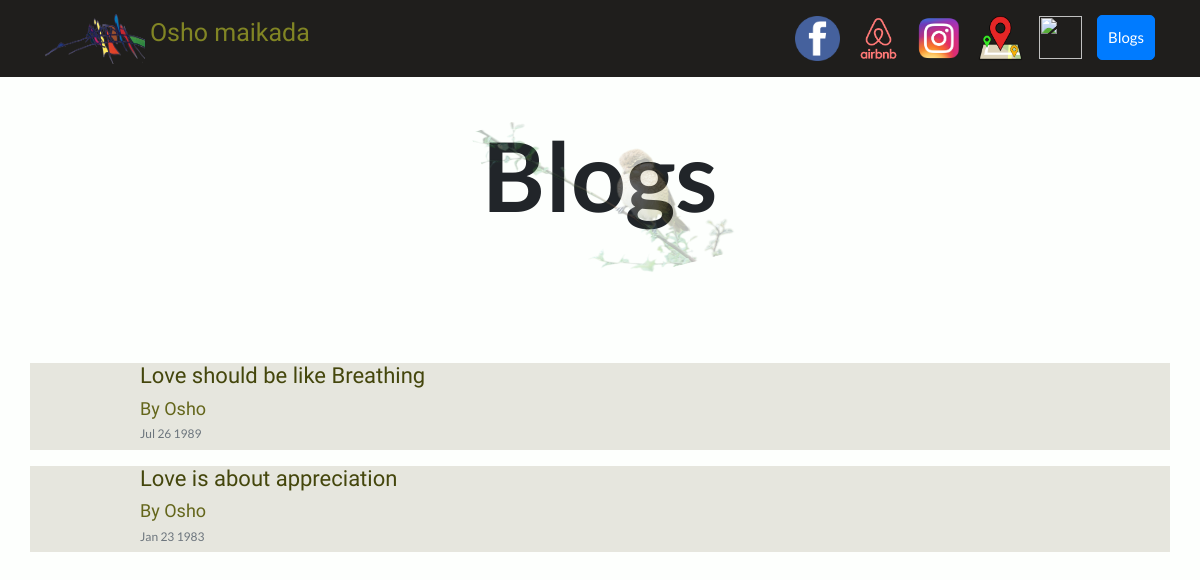
Screenshot of /blog/ with the database file from the repository.
### blogs/models.py (models this page shows, shortened)
class Blog(models.Model):
    title = models.CharField(max_length=100)
    owner = models.CharField(max_length=100)
    description = models.TextField()
    whencreated = models.DateField()

### blogs/views.py (the view)
# urls.py: path('', views.all_blogs, name='all_blogs' ),
def all_blogs(request):
    blogs = Blog.objects.order_by('-whencreated')
    return render(request,'all_blogs.html',{'blogs':blogs})

### blogs/templates/all_blogs.html (shortened to what this page needs)
{% extends "base.html" %}
{% load static %}
{% block content %}
<h1 id="blogtitle" style="margin-top:40px;" class="font-weight-bold text-center">Blogs<br>
  <img src="{% static 'Bird.png' %}" height=180 width=300 style="margin-top:-225px;opacity:0.3;"></h1>
{% for blog in blogs %}
<div style="background-color:rgb(230, 230, 222);" class="row justify-content-center my-3">
  <div class="col-md-10">
    <a href="{% url 'blogs:specific_blog' blog.id %}">
      <h2 style="color:rgb(68, 70, 12);font-family: 'Anaheim';font-size:22px;">{{ blog.title }}</h2>
    </a>
    <h5 style="color:rgb(100, 102, 27);font-family: 'Dancing Script';font-size:18px;">By {{ blog.owner }}</h5>
    <h5 style="color:rgb(124, 124, 112);font-size:12px;" class="text-muted">{{ blog.whencreated|date:'M d Y' }}</h5>
  </div>
</div>
{% endfor %}
{% endblock %}

### events/static/custom.css (style rules this page uses)
body { font-family: 'Lato', sans-serif; background-color: rgb(253, 255, 253); }
#blogtitle { font-size: 6rem; }

### rows the page displays
Blog: title "Love should be like Breathing", owner "Osho", whencreated "Jul 26 1989"
Blog: title "Love is about appreciation", owner "Osho", whencreated "Jan 23 1983"
